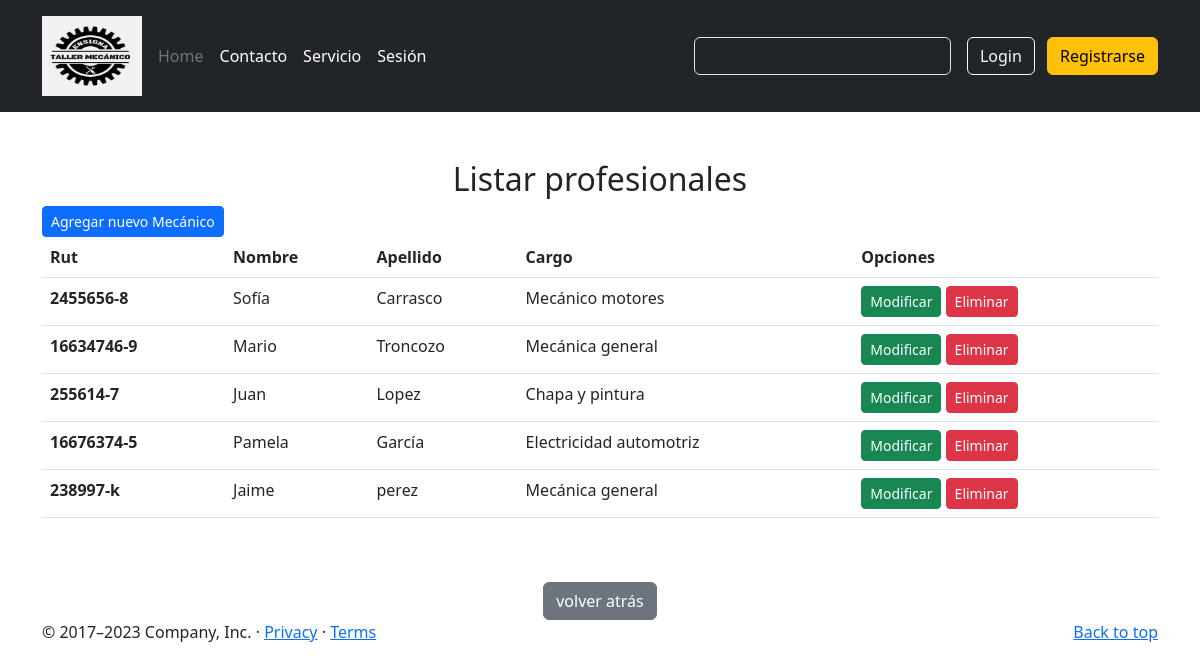
The app's page /mantenedor/profesional/listar/ with its own data.
### appweb/models.py (models this page shows, shortened)
class Mecanico(models.Model):
    rut = models.CharField(max_length=10)
    nombre = models.CharField(max_length=100)
    apellido = models.CharField(max_length=80)
    edad = models.IntegerField()
    cargo = models.ForeignKey(Cargo, on_delete=models.PROTECT)
    fecha_nacimiento = models.DateField()
    foto = models.ImageField(null=True, upload_to='mecanicos')

class Cargo(models.Model):
    nombre = models.CharField(max_length=50)
    def __str__(self):
        return self.nombre

### appweb/views.py (the view)
# urls.py: path('mantenedor/profesional/listar/', listar_mecanicos , name="listar_mecanicos"),
def listar_mecanicos(request):
    mecanico = Mecanico.objects.all()
    data = {
        "pagmecanicos" : mecanico
    }
    return render(request, "mantenedor/profesional/listar.html", data)

### appweb/templates/mantenedor/profesional/listar.html (shortened to what this page needs)
{% extends 'base.html' %}
{% block contenido %}
<div class="container mt-5">
    <div class="text-center">
      <h2 class="mt-4">Listar profesionales</h2>
    </div>
    <a href="{% url 'agregar_mecanico' %}" class="btn btn-primary btn-sm" >Agregar nuevo Mecánico </a>
<table class="table">
    <thead>
      <tr>
        <th scope="col">Rut</th>
        <th scope="col">Nombre</th>
        <th scope="col">Apellido</th>
        <th scope="col">Cargo</th>
        <th scope="col"> Opciones </th>
      </tr>
    </thead>
    <tbody>
        {% for p in pagmecanicos %}
      <tr>
        <th scope="row">{{p.rut}}</th>
        <td>{{p.nombre}}</td>
        <td>{{p.apellido}}</td>
        <td>{{p.cargo}}</td>
        <td>
          <a href="{% url 'modificar_mecanico' p.rut %}" class="btn btn-success btn-sm" >Modificar </a>
          <a href="#" onclick="eliminarMecanico('{{p.rut}}')" class="btn btn-danger btn-sm" >Eliminar </a>
        </td>
      </tr>
      {% endfor %}
    </tbody>
  </table>
  <br>
  <br>
  <center><input type="button" class="btn btn-secondary btn" onclick="history.back()"
    name="volver atrás" value="volver atrás"></center>
</div>
  {% endblock %}

### records on screen
Mecanico: rut "2455656-8", nombre "Sofía", apellido "Carrasco", cargo "Mecánico motores"
Mecanico: rut "16634746-9", nombre "Mario", apellido "Troncozo", cargo "Mecánica general"
Mecanico: rut "255614-7", nombre "Juan", apellido "Lopez", cargo "Chapa y pintura"
Mecanico: rut "16676374-5", nombre "Pamela", apellido "García", cargo "Electricidad automotriz"
Mecanico: rut "238997-k", nombre "Jaime", apellido "perez", cargo "Mecánica general"
